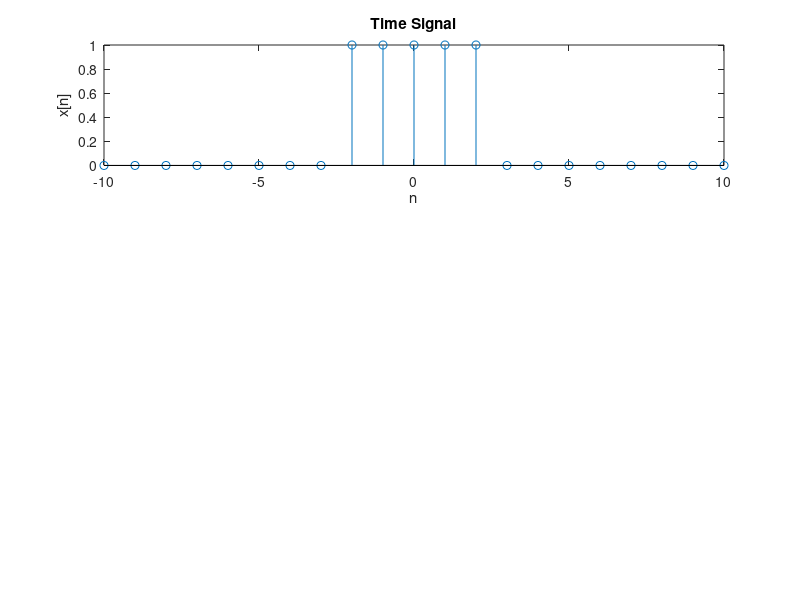

MATLAB code for this plot: (Note: this script raises an error after producing the figure.)
% Nicholas Kawwas (40124338)
% ELEC 342 UK-X Lab 3 - Question 2
% Compare Built-In Fast Fourier Transform (FFT) with My DTFT Code 

clc;
clear all;
close all;
 
n=-10:10;
 
Xn=zeros(1, 21);
Xn(9:13) = 1;
 
subplot(3, 1, 1)
stem(n,Xn)
ylabel('x[n]');
xlabel('n');
title('Time Signal');
 
w= 0:2*pi/length(n):2*pi-2*pi/length(n);
 
FT = DTFT(n, Xn, w);
 
subplot(3, 1, 2)
plot(w, abs(FT))
ylabel('X(w)');
xlabel('w');
title('Fourier Transform');
 
Xfft = fft(Xn);
subplot(3, 1, 3)
plot(w, abs(Xfft))
ylabel('X(w)');
xlabel('w');
title('Fourier Transform Using FFT');
 
function [Xf] = DTFT(n, Xn, w)
    Xf = zeros(1, length(w));
 
    for indX=1:length(w)
        transform = 0;
        for indN=1:length(n)
            transform = transform + Xn(indN)*exp(-1i*w(indX)*n(indN));
        end
        Xf(indX) = transform;
    end
end

